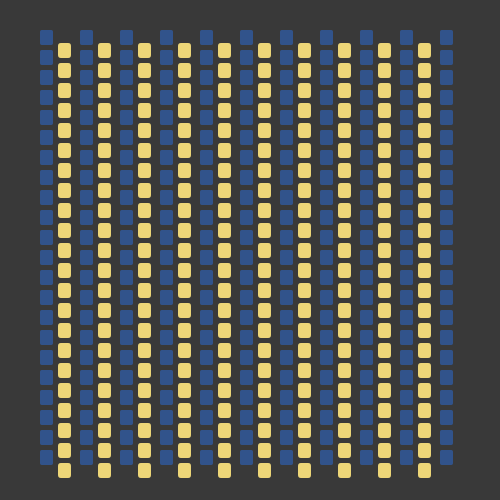
Frame 1 (no input)
Frame 60 (the mouse pressed at the canvas centre just before this capture): identical to frame 1, image omitted
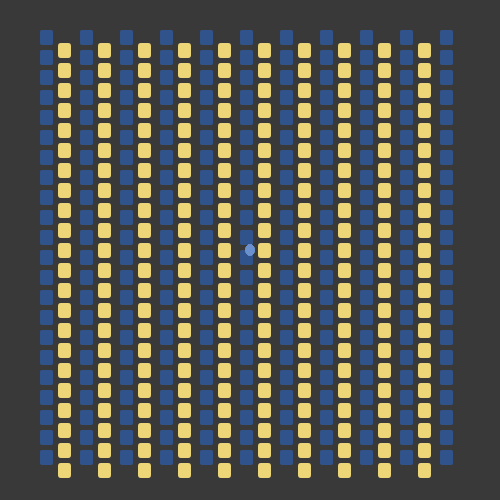
Frame 120 (the mouse held since frame 60 and released just before this capture)

The Processing sketch that drew these frames (run headless with seeded random() and noise(); from frame 60 on, the mouse is pressed at the canvas centre):

// Processing sketch: processing_162716
// ── processing_162716.pde

int grid = 40;

void setup() {
  size(500, 500);
  background(57, 57, 57);

  for (int x=grid; x<=width-grid; x+=grid) {
    for (int y=grid-10; y<=height-grid; y+=grid-20) {
      noStroke();
      fill(49, 83, 139);
      rect(x, y, 13, 15, 2);
    }
  }
  for (int x2=grid; x2<=width-grid-40; x2+=grid) {
    for (int y2=grid; y2<=height-grid; y2+=grid-20) {
      noStroke();
      fill(237, 214, 120);
      rect(x2+18, y2+3, 13, 15, 3);
    }
  }
}

void draw() {
  //background(57,57,57);
  for (int x=grid; x<=width-grid; x+=grid) {
    for (int y=grid; y<=height-grid; y+=grid-20) {
      if (mouseX>x && mouseX<x+11) {
        if (mouseY>y && mouseY<y+13) {
          fill(108,146,206,100);
          ellipse(mouseX, mouseY, 9, 11);
        }
      }
    }
  }
    for (int x2=grid; x2<=width-grid-40; x2+=grid) {
    for (int y2=grid; y2<=height-grid; y2+=grid-20) {
      if (mouseX>x2+18 && mouseX<x2+30) {
        if (mouseY>y2+4 && mouseY<y2+19) {
          fill(57,57,57,100);
          ellipse(mouseX, mouseY, 9, 11);
        }
      }
    }
  }
}
